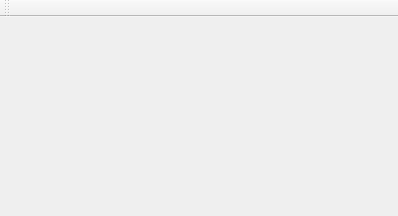
<?xml version="1.0" encoding="UTF-8"?>
<ui version="4.0">
 <class>MainWindow</class>
 <widget class="QMainWindow" name="MainWindow">
  <property name="geometry">
   <rect>
    <x>0</x>
    <y>0</y>
    <width>398</width>
    <height>216</height>
   </rect>
  </property>
  <property name="windowTitle">
   <string>Script Editor</string>
  </property>
  <widget class="QWidget" name="centralwidget">
   <layout class="QGridLayout" name="glScriptEditor">
    <property name="margin">
     <number>0</number>
    </property>
    <property name="spacing">
     <number>0</number>
    </property>
   </layout>
  </widget>
  <widget class="QToolBar" name="tbEdit">
   <property name="windowTitle">
    <string>toolBar</string>
   </property>
   <attribute name="toolBarArea">
    <enum>TopToolBarArea</enum>
   </attribute>
   <attribute name="toolBarBreak">
    <bool>false</bool>
   </attribute>
  </widget>
  <action name="miAddTab">
   <property name="text">
    <string>Add Tabulation</string>
   </property>
  </action>
 </widget>
 <resources/>
 <connections/>
</ui>
